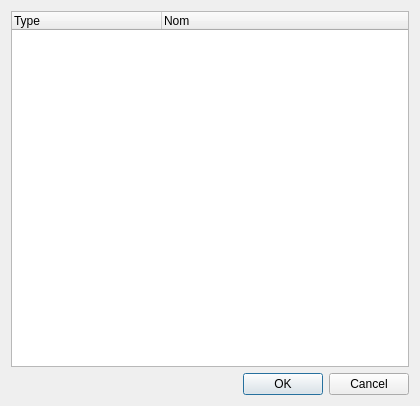
<?xml version="1.0" encoding="UTF-8"?>
<ui version="4.0">
 <class>DialogIOList</class>
 <widget class="QDialog" name="DialogIOList">
  <property name="geometry">
   <rect>
    <x>0</x>
    <y>0</y>
    <width>420</width>
    <height>406</height>
   </rect>
  </property>
  <property name="windowTitle">
   <string>Choisir un élément...</string>
  </property>
  <property name="windowIcon">
   <iconset resource="data/resources.qrc">
    <normaloff>:/img/edit-rename.png</normaloff>:/img/edit-rename.png</iconset>
  </property>
  <layout class="QVBoxLayout" name="verticalLayout">
   <item>
    <widget class="QTreeWidget" name="treeWidget">
     <property name="horizontalScrollBarPolicy">
      <enum>Qt::ScrollBarAlwaysOff</enum>
     </property>
     <property name="alternatingRowColors">
      <bool>true</bool>
     </property>
     <property name="rootIsDecorated">
      <bool>false</bool>
     </property>
     <property name="itemsExpandable">
      <bool>false</bool>
     </property>
     <attribute name="headerDefaultSectionSize">
      <number>150</number>
     </attribute>
     <attribute name="headerDefaultSectionSize">
      <number>150</number>
     </attribute>
     <column>
      <property name="text">
       <string>Type</string>
      </property>
     </column>
     <column>
      <property name="text">
       <string>Nom</string>
      </property>
     </column>
    </widget>
   </item>
   <item>
    <widget class="QDialogButtonBox" name="buttonBox">
     <property name="orientation">
      <enum>Qt::Horizontal</enum>
     </property>
     <property name="standardButtons">
      <set>QDialogButtonBox::Cancel|QDialogButtonBox::Ok</set>
     </property>
    </widget>
   </item>
  </layout>
 </widget>
 <resources>
  <include location="data/resources.qrc"/>
 </resources>
 <connections>
  <connection>
   <sender>buttonBox</sender>
   <signal>accepted()</signal>
   <receiver>DialogIOList</receiver>
   <slot>accept()</slot>
   <hints>
    <hint type="sourcelabel">
     <x>248</x>
     <y>254</y>
    </hint>
    <hint type="destinationlabel">
     <x>157</x>
     <y>274</y>
    </hint>
   </hints>
  </connection>
  <connection>
   <sender>buttonBox</sender>
   <signal>rejected()</signal>
   <receiver>DialogIOList</receiver>
   <slot>reject()</slot>
   <hints>
    <hint type="sourcelabel">
     <x>316</x>
     <y>260</y>
    </hint>
    <hint type="destinationlabel">
     <x>286</x>
     <y>274</y>
    </hint>
   </hints>
  </connection>
 </connections>
</ui>
